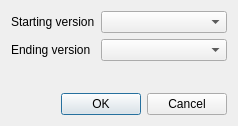
<?xml version="1.0" encoding="UTF-8"?>
<ui version="4.0">
 <class>GenerationsBase</class>
 <widget class="QDialog" name="GenerationsBase">
  <property name="geometry">
   <rect>
    <x>0</x>
    <y>0</y>
    <width>238</width>
    <height>126</height>
   </rect>
  </property>
  <property name="windowTitle">
   <string>Versions</string>
  </property>
  <layout class="QVBoxLayout" name="verticalLayout">
   <item>
    <layout class="QFormLayout" name="formLayout">
     <item row="0" column="0">
      <widget class="QLabel" name="label">
       <property name="text">
        <string>Starting version</string>
       </property>
      </widget>
     </item>
     <item row="0" column="1">
      <widget class="QComboBox" name="sgen"/>
     </item>
     <item row="1" column="0">
      <widget class="QLabel" name="label_2">
       <property name="text">
        <string>Ending version</string>
       </property>
      </widget>
     </item>
     <item row="1" column="1">
      <widget class="QComboBox" name="egen"/>
     </item>
    </layout>
   </item>
   <item>
    <spacer name="verticalSpacer">
     <property name="orientation">
      <enum>Qt::Vertical</enum>
     </property>
     <property name="sizeHint" stdset="0">
      <size>
       <width>20</width>
       <height>0</height>
      </size>
     </property>
    </spacer>
   </item>
   <item>
    <widget class="QDialogButtonBox" name="buttonBox">
     <property name="orientation">
      <enum>Qt::Horizontal</enum>
     </property>
     <property name="standardButtons">
      <set>QDialogButtonBox::Cancel|QDialogButtonBox::Ok</set>
     </property>
    </widget>
   </item>
  </layout>
 </widget>
 <tabstops>
  <tabstop>sgen</tabstop>
  <tabstop>egen</tabstop>
  <tabstop>buttonBox</tabstop>
 </tabstops>
 <resources/>
 <connections>
  <connection>
   <sender>buttonBox</sender>
   <signal>accepted()</signal>
   <receiver>GenerationsBase</receiver>
   <slot>accept()</slot>
   <hints>
    <hint type="sourcelabel">
     <x>248</x>
     <y>254</y>
    </hint>
    <hint type="destinationlabel">
     <x>157</x>
     <y>274</y>
    </hint>
   </hints>
  </connection>
  <connection>
   <sender>buttonBox</sender>
   <signal>rejected()</signal>
   <receiver>GenerationsBase</receiver>
   <slot>reject()</slot>
   <hints>
    <hint type="sourcelabel">
     <x>316</x>
     <y>260</y>
    </hint>
    <hint type="destinationlabel">
     <x>286</x>
     <y>274</y>
    </hint>
   </hints>
  </connection>
 </connections>
</ui>
